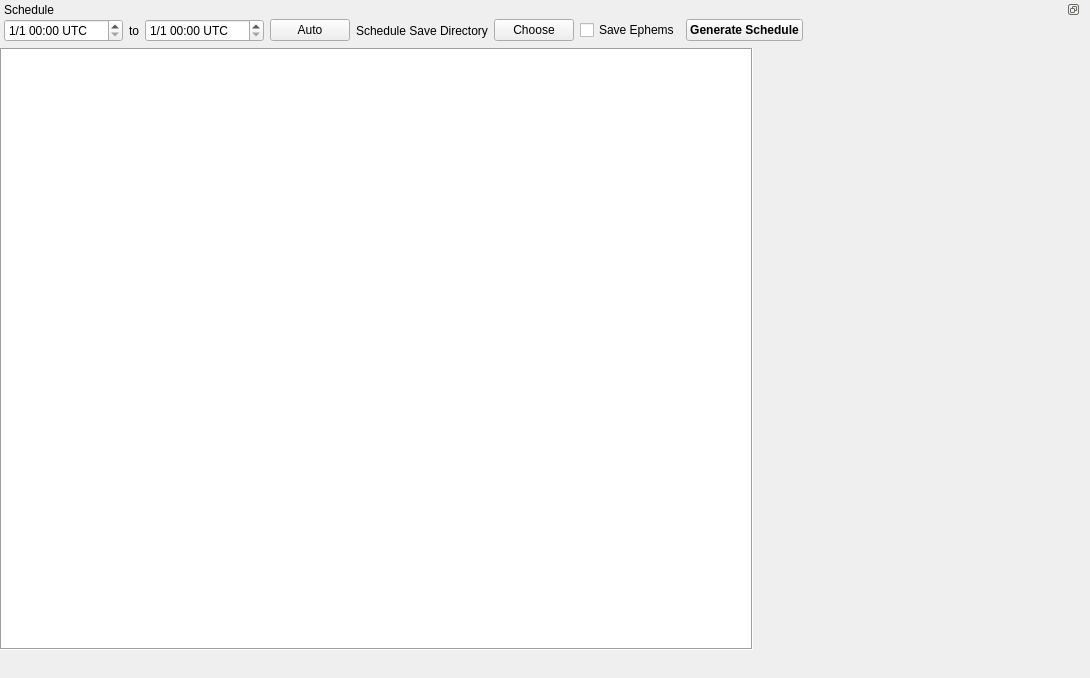
    <widget class="QWidget" name="scheduleTab">
     <attribute name="title">
      <string>Schedule</string>
     </attribute>
     <widget class="QDockWidget" name="schedDock">
      <property name="geometry">
       <rect>
        <x>0</x>
        <y>0</y>
        <width>1081</width>
        <height>669</height>
       </rect>
      </property>
      <property name="sizePolicy">
       <sizepolicy hsizetype="Expanding" vsizetype="Expanding">
        <horstretch>0</horstretch>
        <verstretch>0</verstretch>
       </sizepolicy>
      </property>
      <property name="floating">
       <bool>false</bool>
      </property>
      <property name="features">
       <set>QDockWidget::DockWidgetFloatable|QDockWidget::DockWidgetMovable</set>
      </property>
      <property name="windowTitle">
       <string>Schedule</string>
      </property>
      <widget class="QWidget" name="dockWidgetContents_7">
       <widget class="QWidget" name="verticalLayoutWidget_3">
        <property name="geometry">
         <rect>
          <x>0</x>
          <y>0</y>
          <width>1081</width>
          <height>631</height>
         </rect>
        </property>
        <layout class="QVBoxLayout" name="verticalLayout_4">
         <property name="sizeConstraint">
          <enum>QLayout::SetDefaultConstraint</enum>
         </property>
         <item>
          <layout class="QHBoxLayout" name="horizontalLayout_9">
           <property name="leftMargin">
            <number>4</number>
           </property>
           <property name="rightMargin">
            <number>7</number>
           </property>
           <item>
            <widget class="QDateTimeEdit" name="scheduleStartTimeEdit">
             <property name="currentSection">
              <enum>QDateTimeEdit::MonthSection</enum>
             </property>
             <property name="displayFormat">
              <string>M/d hh:mm UTC</string>
             </property>
             <property name="timeSpec">
              <enum>Qt::UTC</enum>
             </property>
            </widget>
           </item>
           <item>
            <widget class="QLabel" name="label_9">
             <property name="text">
              <string>to</string>
             </property>
            </widget>
           </item>
           <item>
            <widget class="QDateTimeEdit" name="scheduleEndTimeEdit">
             <property name="currentSection">
              <enum>QDateTimeEdit::MonthSection</enum>
             </property>
             <property name="displayFormat">
              <string>M/d hh:mm UTC</string>
             </property>
             <property name="timeSpec">
              <enum>Qt::UTC</enum>
             </property>
            </widget>
           </item>
           <item>
            <widget class="QPushButton" name="scheduleAutoTimeSetButton">
             <property name="text">
              <string>Auto</string>
             </property>
            </widget>
           </item>
           <item>
            <widget class="QLabel" name="label_11">
             <property name="text">
              <string>Schedule Save Directory</string>
             </property>
            </widget>
           </item>
           <item>
            <widget class="FileSelectionButton" name="chooseSchedSavePath">
             <property name="enabled">
              <bool>true</bool>
             </property>
             <property name="sizePolicy">
              <sizepolicy hsizetype="Fixed" vsizetype="Fixed">
               <horstretch>0</horstretch>
               <verstretch>0</verstretch>
              </sizepolicy>
             </property>
             <property name="text">
              <string>Choose</string>
             </property>
            </widget>
           </item>
           <item>
            <widget class="QCheckBox" name="schedulerSaveEphemsBox">
             <property name="layoutDirection">
              <enum>Qt::LeftToRight</enum>
             </property>
             <property name="text">
              <string>Save Ephems</string>
             </property>
            </widget>
           </item>
           <item>
            <widget class="QPushButton" name="genScheduleButton">
             <property name="sizePolicy">
              <sizepolicy hsizetype="Fixed" vsizetype="Fixed">
               <horstretch>0</horstretch>
               <verstretch>0</verstretch>
              </sizepolicy>
             </property>
             <property name="font">
              <font>
               <bold>true</bold>
              </font>
             </property>
             <property name="text">
              <string>Generate Schedule</string>
             </property>
            </widget>
           </item>
           <item>
            <spacer name="horizontalSpacer">
             <property name="orientation">
              <enum>Qt::Horizontal</enum>
             </property>
             <property name="sizeHint" stdset="0">
              <size>
               <width>40</width>
               <height>20</height>
              </size>
             </property>
            </spacer>
           </item>
          </layout>
         </item>
         <item>
          <layout class="QHBoxLayout" name="horizontalLayout_12">
           <item>
            <widget class="QTableWidget" name="scheduleTable">
             <property name="sizePolicy">
              <sizepolicy hsizetype="Preferred" vsizetype="Expanding">
               <horstretch>70</horstretch>
               <verstretch>0</verstretch>
              </sizepolicy>
             </property>
             <property name="frameShape">
              <enum>QFrame::Box</enum>
             </property>
             <property name="frameShadow">
              <enum>QFrame::Sunken</enum>
             </property>
             <property name="sizeAdjustPolicy">
              <enum>QAbstractScrollArea::AdjustToContentsOnFirstShow</enum>
             </property>
             <property name="editTriggers">
              <set>QAbstractItemView::NoEditTriggers</set>
             </property>
             <property name="showDropIndicator" stdset="0">
              <bool>false</bool>
             </property>
             <property name="dragDropOverwriteMode">
              <bool>false</bool>
             </property>
             <property name="alternatingRowColors">
              <bool>true</bool>
             </property>
             <attribute name="horizontalHeaderCascadingSectionResizes">
              <bool>true</bool>
             </attribute>
             <attribute name="horizontalHeaderShowSortIndicator" stdset="0">
              <bool>true</bool>
             </attribute>
            </widget>
           </item>
           <item>
            <widget class="QLabel" name="scheduleImageDisplay">
             <property name="sizePolicy">
              <sizepolicy hsizetype="Preferred" vsizetype="Preferred">
               <horstretch>30</horstretch>
               <verstretch>0</verstretch>
              </sizepolicy>
             </property>
             <property name="text">
              <string notr="true"/>
             </property>
             <property name="textFormat">
              <enum>Qt::PlainText</enum>
             </property>
             <property name="textInteractionFlags">
              <set>Qt::NoTextInteraction</set>
             </property>
            </widget>
           </item>
          </layout>
         </item>
        </layout>
       </widget>
      </widget>
     </widget>
    </widget>
